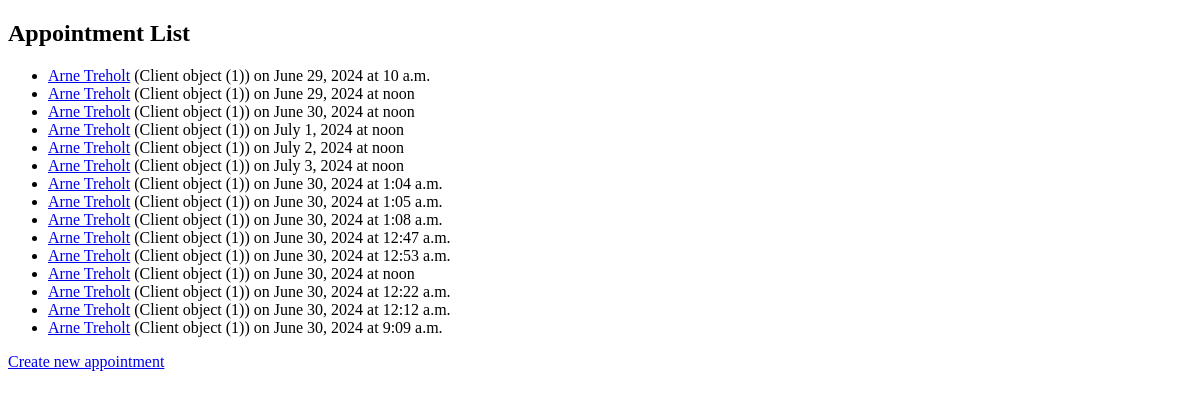
/journals/appointments/ (signed in), run on an earlier commit of the app's database.
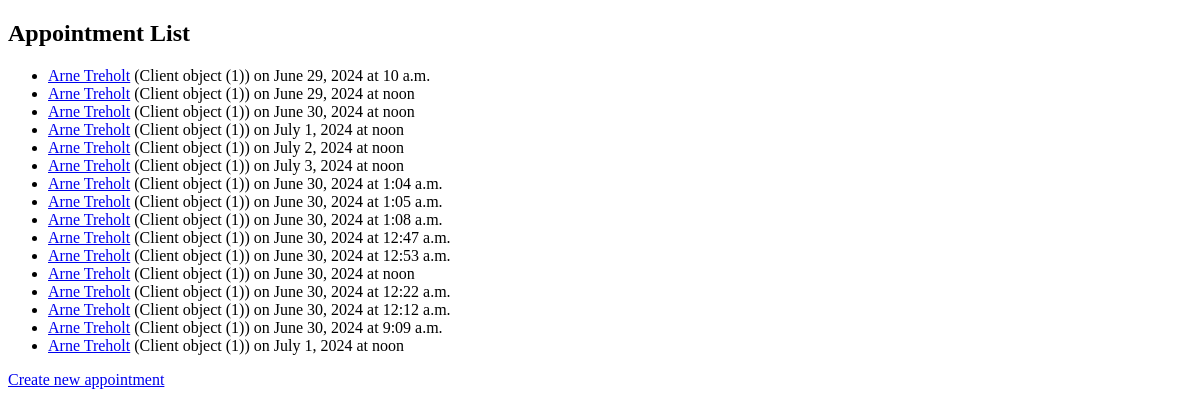
And on a later commit of the database.
### journals/models.py (models this page shows, shortened)
class Appointment(models.Model):
    title = models.CharField(max_length=200)
    psychologist = models.ForeignKey(User, on_delete=models.CASCADE)
    client = models.ForeignKey(Client, on_delete=models.CASCADE)
    service = models.ForeignKey(Service, on_delete=models.CASCADE)
    date = models.DateField()
    time = models.TimeField()
    created_at = models.DateTimeField(auto_now_add=True)
    journal_entry = models.OneToOneField(Journal, on_delete=models.SET_NULL, null=True, blank=True)

class Client(models.Model):
    name = models.CharField(max_length=100)
    email = models.EmailField()
    psychologist = models.ForeignKey(User, on_delete=models.CASCADE)

### journals/views.py (the view)
# urls.py: path('appointments/', views.appointment_list, name='appointment_list'),
@login_required
def appointment_list(request):
    appointments = Appointment.objects.filter(psychologist=request.user)
    return render(request, 'journals/appointment_list.html', {'appointments': appointments})

### journals/templates/journals/appointment_list.html (shortened to what this page needs)
{% load static %}
<!DOCTYPE html>
<html>
<head>
</head>
<body>
    <h2>Appointment List</h2>
    <ul>
        {% for appointment in appointments %}
            <li><a href="{% url 'appointment_detail' appointment.pk %}">{{ appointment.title }}</a> ({{ appointment.client }}) on {{ appointment.date }} at {{ appointment.time }}</li>
        {% endfor %}
    </ul>
    <a href="{% url 'appointment_create' %}">Create new appointment</a>
</body>
</html>

What changed in the data, as far as the page shows it:
added Appointment: title "Arne Treholt", client "Client object (1)", date "July 1, 2024", time "noon"
